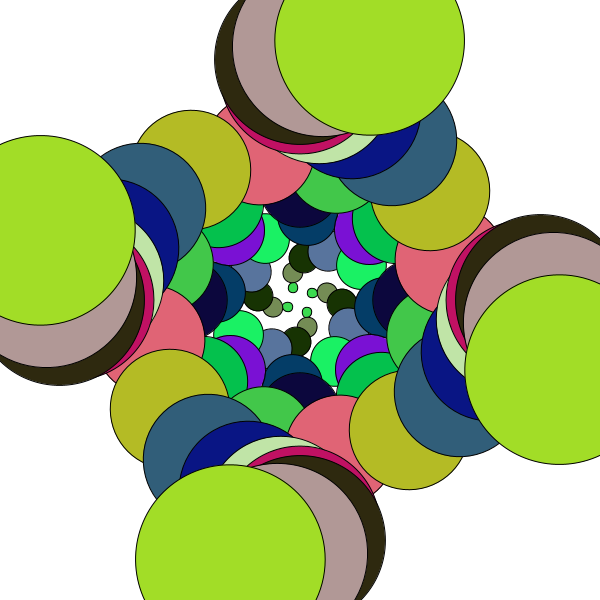
Frame 1 (no input)
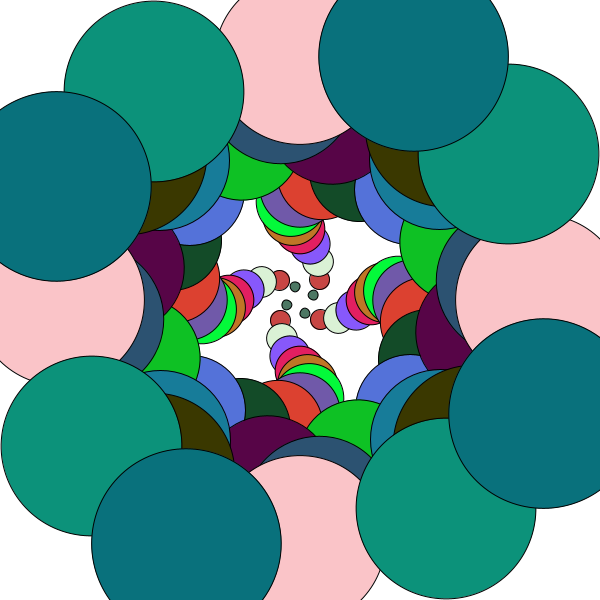
Frame 60 (the mouse pressed at the canvas centre just before this capture)
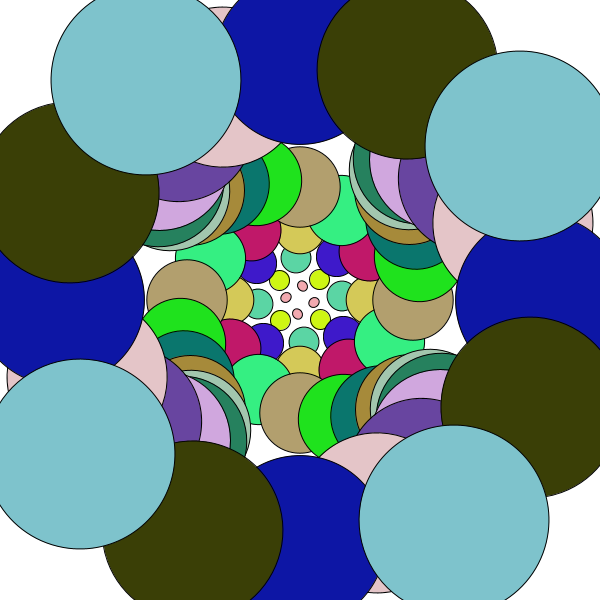
Frame 120 (the mouse held since frame 60 and released just before this capture)

The Processing sketch that drew these frames (run headless with seeded random() and noise(); from frame 60 on, the mouse is pressed at the canvas centre):

// Processing sketch: processing_111322
// ── processing_111322.pde

int xOne, yOne;
int xTwo, yTwo;
int xThree, yThree;
int xFour, yFour;

float deg;

void setup() {
  
  size(600,600);
  
  xOne = -10;
  yOne = -10;
  
  xTwo = -10;
  yTwo = 10;
  
  xThree = 10;
  yThree = -10;
  
  xFour = 10;
  yFour = 10;
  
}

void draw() {
  background(255);
  translate(width/2,height/2);


  for (int i = 0; i < 20; i++) {
    deg+=5;
    float rad = radians(deg);
    rotate(rad);
    fill(random(255), random(255), random(255));
    ellipse(xOne*i,yOne*i,10*i,10*i);
    ellipse(xTwo*i,yTwo*i,10*i,10*i);
    ellipse(xThree*i,yThree*i,10*i,10*i);
    ellipse(xFour*i,yFour*i,10*i,10*i);
    
  }
}
  
  
  
  
  
  
  
